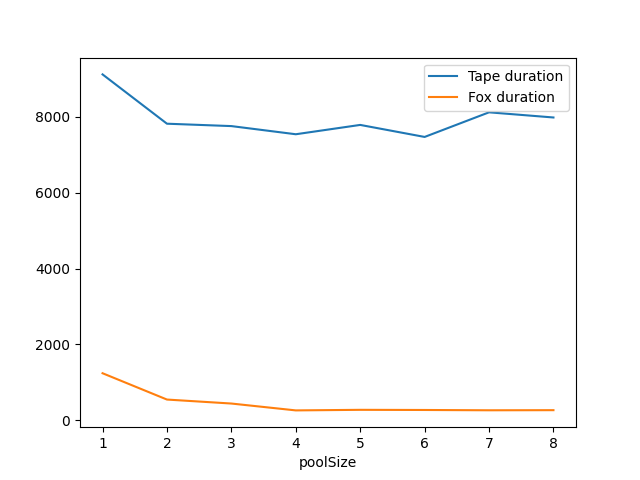

Generate this figure with Python:
import matplotlib.pyplot as plt
import pandas as pd

df = pd.DataFrame(pd.read_json("../proc_data.json"))

ax = plt.gca()
df.plot(x='poolSize', y='tapeDuration', kind='line', ax=ax)
df.plot(x='poolSize', y='foxDuration', kind='line', ax=ax)
plt.legend(["Tape duration", "Fox duration"])
plt.show()
